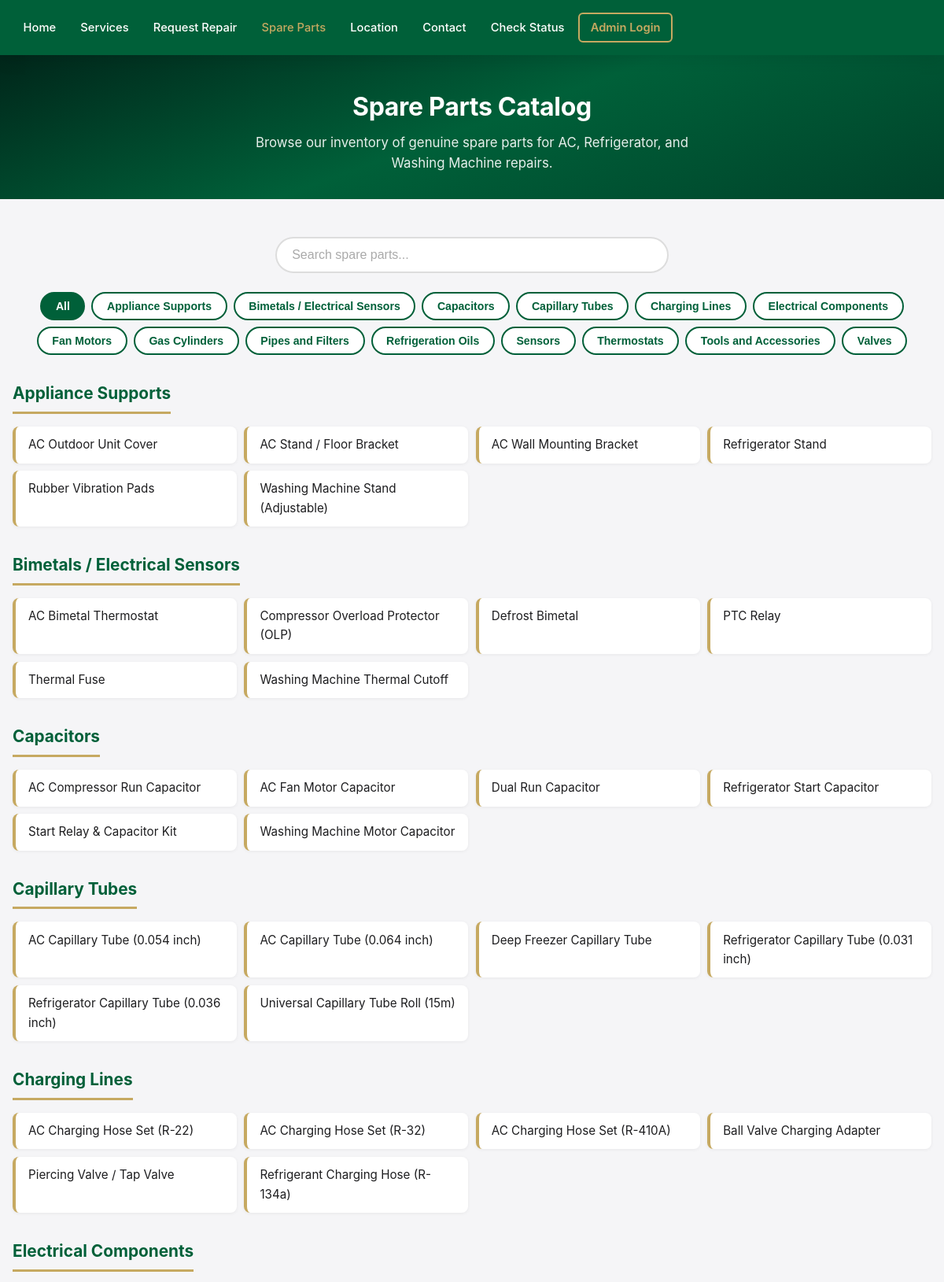
Screenshot of /spare-parts (upper part) with the database file from the repository.
### tables this page shows
CREATE TABLE spare_parts (
            id INTEGER PRIMARY KEY AUTOINCREMENT,
            category TEXT NOT NULL,
            part_name TEXT NOT NULL
        );

### app.py (the view)
@app.route('/spare-parts')
def spare_parts():
    db = get_db()
    rows = db.execute('SELECT category, part_name FROM spare_parts ORDER BY category, part_name').fetchall()
    categories = []
    parts_by_category = {}
    for row in rows:
        cat = row['category']
        if cat not in parts_by_category:
            categories.append(cat)
            parts_by_category[cat] = []
        parts_by_category[cat].append(row['part_name'])
    return render_template('spare_parts.html', categories=categories, parts_by_category=parts_by_category)

### app.py (called while the page is built)
def get_db():
    if 'db' not in g:
        g.db = sqlite3.connect(DATABASE)
        g.db.row_factory = sqlite3.Row
    return g.db

### templates/spare_parts.html (shortened to what this page needs)
{% extends "base.html" %}
{% block content %}
<section class="hero hero-sm">
    <h1>Spare Parts Catalog</h1>
    <p>Browse our inventory of genuine spare parts for AC, Refrigerator, and Washing Machine repairs.</p>
</section>
<section class="section">
    <div class="parts-search">
        <input type="text" id="partsSearch" placeholder="Search spare parts..." autocomplete="off">
    </div>
    <div class="parts-filter">
        <button class="filter-btn active" data-category="all">All</button>
        {% for category in categories %}
        <button class="filter-btn" data-category="{{ category }}">{{ category }}</button>
        {% endfor %}
    </div>
    {% for category in categories %}
    <div class="parts-category" data-category="{{ category }}">
        <h2 class="category-title">{{ category }}</h2>
        <ul class="parts-list">
            {% for part in parts_by_category[category] %}
            <li class="part-item">{{ part }}</li>
            {% endfor %}
        </ul>
    </div>
    {% endfor %}
</section>
{% endblock %}

### static/css/style.css (style rules this page uses)
:root { --dark-green: #006039; --green: #00432A; --light-green: #007A48; --gold: #C6A961; --light-gold: #B8963E; --white: #FFFFFF; --off-white: #F5F5F7; --text-dark: #1D1D1F; --text-light: #FAFAFA; --text-secondary: #86868B; --shadow: 0 8px 20px rgba(0, 0, 0, 0.08); --transition: all 0.3s ease; }
*, *::before, *::after { margin: 0; padding: 0; box-sizing: border-box; }
html { scroll-behavior: smooth; }
body { font-family: -apple-system, BlinkMacSystemFont, 'SF Pro Display', 'Segoe UI', Roboto, Helvetica, Arial, sans-serif; color: var(--text-dark); background-color: var(--off-white); line-height: 1.6; min-height: 100vh; display: flex; flex-direction: column; -webkit-font-smoothing: antialiased; -moz-osx-font-smoothing: grayscale; }
ul { list-style: none; }
.hero { background: linear-gradient(160deg, #00261A 0%, var(--dark-green) 50%, #00432A 100%); color: var(--white); text-align: center; padding: 5rem 1rem 4rem; }
.hero h1 { font-size: 2.8rem; margin-bottom: 0.5rem; color: var(--white); font-weight: 700; letter-spacing: -0.5px; }
.hero p { font-size: 1.15rem; max-width: 600px; margin: 0 auto 2rem; opacity: 0.9; }
.section { padding: 3rem 1rem; max-width: 1200px; margin: 0 auto; }
.hero-sm { padding: 2.5rem 1rem 2rem; }
.hero-sm h1 { font-size: 2rem; color: var(--white); margin-bottom: 0.4rem; font-weight: 700; letter-spacing: -0.3px; }
.hero-sm p { font-size: 1.05rem; max-width: 550px; margin: 0 auto; opacity: 0.9; }
.parts-search { max-width: 500px; margin: 0 auto 1.5rem; }
.parts-search input { width: 100%; padding: 0.75rem 1.2rem; border: 2px solid #ddd; border-radius: 30px; font-size: 1rem; transition: var(--transition); outline: none; }
.parts-search input::placeholder { color: #aaa; }
.parts-filter { display: flex; flex-wrap: wrap; gap: 0.5rem; justify-content: center; margin-bottom: 2rem; }
.filter-btn { padding: 0.5rem 1.1rem; border: 2px solid var(--dark-green); background: var(--white); color: var(--dark-green); border-radius: 25px; font-size: 0.88rem; font-weight: 600; cursor: pointer; transition: var(--transition); }
.filter-btn:hover, .filter-btn.active { background: var(--dark-green); color: var(--white); }
.parts-category { margin-bottom: 2rem; }
.category-title { font-size: 1.3rem; color: var(--dark-green); padding-bottom: 0.4rem; border-bottom: 3px solid var(--gold); margin-bottom: 1rem; display: inline-block; }
.parts-list { display: grid; grid-template-columns: repeat(auto-fill, minmax(280px, 1fr)); gap: 0.6rem; list-style: none; padding: 0; }
.part-item { background: var(--white); padding: 0.7rem 1rem; border-radius: 8px; border-left: 4px solid var(--gold); box-shadow: 0 1px 4px rgba(0, 0, 0, 0.06); font-size: 0.95rem; color: var(--text-dark); transition: var(--transition); }

### rows the page displays
spare_parts: category "Appliance Supports", part_name "AC Outdoor Unit Cover"
spare_parts: category "Bimetals / Electrical Sensors", part_name "AC Bimetal Thermostat"
spare_parts: category "Capacitors", part_name "AC Compressor Run Capacitor"
spare_parts: category "Capillary Tubes", part_name "AC Capillary Tube (0.054 inch)"
spare_parts: category "Charging Lines", part_name "AC Charging Hose Set (R-22)"
spare_parts: category "Electrical Components"
spare_parts: category "Fan Motors"
spare_parts: category "Gas Cylinders"
spare_parts: category "Pipes and Filters"
spare_parts: category "Refrigeration Oils"
spare_parts: category "Sensors"
spare_parts: category "Thermostats"
spare_parts: category "Tools and Accessories"
spare_parts: category "Valves"
spare_parts: part_name "AC Stand / Floor Bracket"
spare_parts: part_name "AC Wall Mounting Bracket"
spare_parts: part_name "Refrigerator Stand"
spare_parts: part_name "Rubber Vibration Pads"
spare_parts: part_name "Washing Machine Stand (Adjustable)"
spare_parts: part_name "Compressor Overload Protector (OLP)"
spare_parts: part_name "Defrost Bimetal"
spare_parts: part_name "PTC Relay"
spare_parts: part_name "Thermal Fuse"
spare_parts: part_name "Washing Machine Thermal Cutoff"
spare_parts: part_name "AC Fan Motor Capacitor"
spare_parts: part_name "Dual Run Capacitor"
spare_parts: part_name "Refrigerator Start Capacitor"
spare_parts: part_name "Start Relay & Capacitor Kit"
spare_parts: part_name "Washing Machine Motor Capacitor"
spare_parts: part_name "AC Capillary Tube (0.064 inch)"
spare_parts: part_name "Deep Freezer Capillary Tube"
spare_parts: part_name "Refrigerator Capillary Tube (0.031 inch)"
spare_parts: part_name "Refrigerator Capillary Tube (0.036 inch)"
spare_parts: part_name "Universal Capillary Tube Roll (15m)"
spare_parts: part_name "AC Charging Hose Set (R-32)"
spare_parts: part_name "AC Charging Hose Set (R-410A)"
spare_parts: part_name "Ball Valve Charging Adapter"
spare_parts: part_name "Piercing Valve / Tap Valve"
spare_parts: part_name "Refrigerant Charging Hose (R-134a)"
